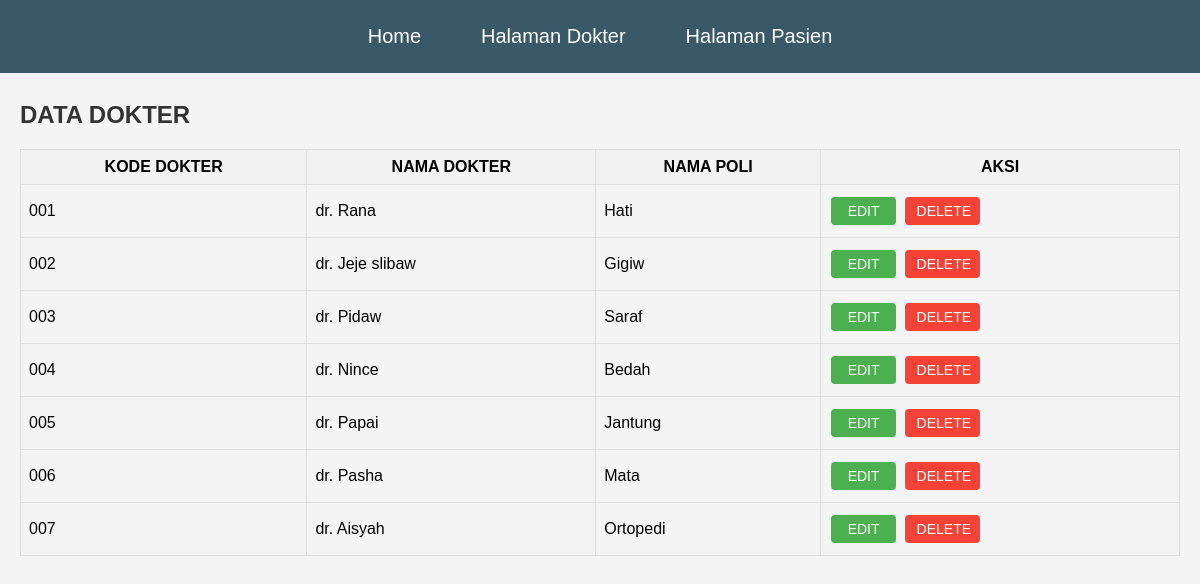
The app's page /Klinik/admin/dokter/tampilan_dokter.php (signed in) with its own data.
### tables this page shows
CREATE TABLE `dokter` (
  `kode_dokter` varchar(3) NOT NULL,
  `nama_dokter` varchar(50) NOT NULL,
  `poli` varchar(50) NOT NULL
);

### Klinik/admin/dokter/tampilan_dokter.php (the view, shortened to what this page needs)
<?php
if(!isset($_SESSION['username']) and !isset($_SESSION['password'])){
    die("ANDA BELUM LOGIN, SILAHKAN LOGIN <a href='../../index.php'>DI SINI</a> UNTUK MELIHAT DATA");
}
else{
?>
<!DOCTYPE html>
<html lang="en">
<head>
    <link rel="stylesheet" href="../../navigasi/style.css">
    <link rel="stylesheet" type="text/css" href="https://cdnjs.cloudflare.com/ajax/libs/font-awesome/6.7.2/css/all.min.css">
</head>
<body>
    <header>
        <nav>
            <ul class="menu">
                <li><a href="../../navigasi/home_page.php">Home</a></li>
                <li class="dropdown">
                    <a href="#">Halaman Dokter</a>
                </li>
                <li class="dropdown">
                    <a href="#">Halaman Pasien</a>
                </li>
            </ul>
        </nav>
    </header>
    <h2>DATA DOKTER</h2>
    <table border="1">
        <tr>
            <th>KODE DOKTER</th>
            <th>NAMA DOKTER</th>
            <th>NAMA POLI</th>
            <th>AKSI</th>
        </tr>
        <?php
        include '../../koneksi.php';
        $tampil = mysqli_query($conn, "SELECT * FROM dokter");
        while($data = mysqli_fetch_array($tampil)){
        ?>
        <tr>
            <td><?php echo $data['kode_dokter'] ?></td>
            <td><?php echo $data['nama_dokter'] ?></td>
            <td><?php echo $data['poli'] ?></td>
            <td class="button">
            <a href='edit.php?kode_dokter="<?php echo $data['kode_dokter']?>"' class="button edit">EDIT</a>
            <a href='hapus.php?kode_dokter="<?php echo $data['kode_dokter']?>"' class="button delete">DELETE</a>
            </td>
        </tr>
        <?php } ?>
    </table>
</body>
</html>
<?php } ?>

### Klinik/navigasi/style.css (style rules this page uses)
* { margin: 0; padding: 0; box-sizing: border-box; font-family: 'Poppins', sans-serif; }
body { background-color: #f4f4f4; display: flex; flex-direction: column; min-height: 100vh; }
header { background: #0a3347cc; padding: 15px 0; min-height: 5vh; position: fixed; top: 0; left: 0; right: 0; z-index: 9999; }
.menu { list-style: none; display: flex; justify-content: center; }
.menu li { position: relative; margin: 0 15px; }
.menu a { color: white; text-decoration: none; padding: 10px 15px; display: block; font-size: 20px; }
ul { list-style: none; }

### Klinik/admin/dokter/tampilan_dokter.php (style rules this page uses)
body { font-family: Arial, sans-serif; margin: 20px; }
h2, table { margin-top: 7%; }
h2 { color: #333; }
table { width: 100%; border-collapse: collapse; margin-top: 20px; }
table, th, td { border: 1px solid #ddd; }
th { padding: 8px; text-align: center; }
td { padding: 8px; text-align: left; }
th { background-color: #f2f2f2; }
.button.edit { display: inline-block; padding: 6px 12px; margin: 4px 2px; border: none; border-radius: 4px; background-color: #4CAF50; color: white; text-align: center; text-decoration: none; font-size: 14px; cursor: pointer; width: 65px; }
.button.delete { display: inline-block; padding: 6px 12px; margin: 4px 2px; border: none; border-radius: 4px; background-color: #f44336; color: white; text-align: center; text-decoration: none; font-size: 14px; cursor: pointer; width: 75px; }

### records on screen
dokter: kode_dokter "001", nama_dokter "dr. Rana", poli "Hati"
dokter: kode_dokter "002", nama_dokter "dr. Jeje slibaw", poli "Gigiw"
dokter: kode_dokter "003", nama_dokter "dr. Pidaw", poli "Saraf"
dokter: kode_dokter "004", nama_dokter "dr. Nince", poli "Bedah"
dokter: kode_dokter "005", nama_dokter "dr. Papai", poli "Jantung"
dokter: kode_dokter "006", nama_dokter "dr. Pasha", poli "Mata"
dokter: kode_dokter "007", nama_dokter "dr. Aisyah", poli "Ortopedi"
